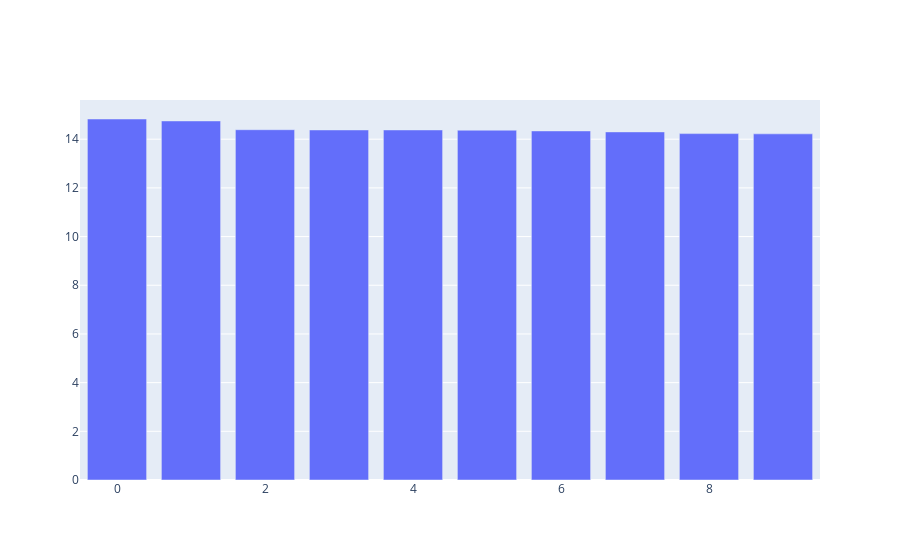

Notebook code cell kept with this figure:
### Code cell
# Create empty Figure
wine_fig = go.Figure()

# Add Bar-chart with wine-data
_ = wine_fig.add_trace(
    go.Bar(
        y = wine_df.sort_values(by='alcohol', ascending=False).iloc[:10]['alcohol'],
    )
)

# Show Figure
wine_fig.show()

### Figure 1 — Plotly figure (JSON) as saved in the notebook; plotly's stock layout.template omitted (floating-point values rounded to 4 significant figures)
{"data": [{"type": "bar", "y": [14.83, 14.75, 14.39, 14.38, 14.38, 14.37, 14.34, 14.3, 14.23, 14.22]}], "layout": {"autosize": true, "xaxis": {"autorange": true, "range": [-0.5, 9.5]}, "yaxis": {"autorange": true, "range": [0, 15.61], "type": "linear"}}}
